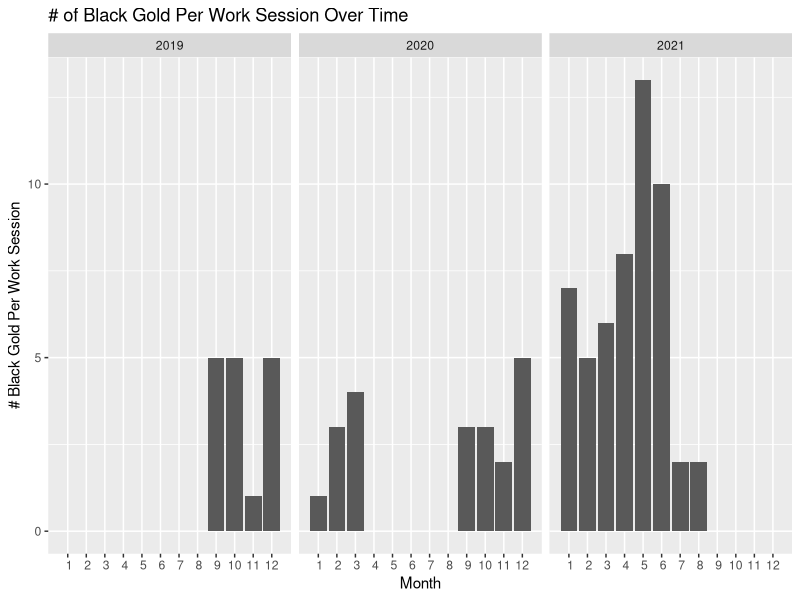

The R script that drew this image:
## ---- chunk 1
knitr::opts_chunk$set(echo = FALSE)
options(warn=-1, dplyr.summarise.inform = FALSE)
library(tidyverse)

df = read.csv("CCCG compost_August 9, 2021_07.25.csv") %>%
  remove_rownames()
## ---- chunk 2
df %>%
  select(StartDate:IPAddress) %>%
  head(5)
## ---- chunk 3
df = df[3:169,]
df$id = seq.int(nrow(df))

#First, fill in missing dates
simple = df %>%
  select(
    id,
    StartDate, 
    Duration..in.seconds.,
    ResponseId,
    Q31,
    Q1:Q24
  ) %>%
  rename(
    bins = Q1,
    "Bin 1 status" = Q2,
    "Bin 1 notes" = Q3,
    "Bin 2 status" = Q4,
    "Bin 2 notes" = Q5,
    "Bin 3 status" = Q6,
    "Bin 3 notes" = Q7,
    "Bin 4 status" = Q8,
    "Bin 4 notes" = Q9,
    "Bin 5 status" = Q10,
    "Bin 5 notes" = Q11,
    "Bin 6 status" = Q12,
    "Bin 6 notes" = Q13,
    "Bin 7 status" = Q14,
    "Bin 7 notes" = Q15,
    "Bin 8 status" = Q16,
    "Bin 8 notes" = Q17,
    "Bin 9 status" = Q18,
    "Bin 9 notes" = Q19,
    "Bin 10 status" = Q20,
    "Bin 10 notes" = Q21,
    "Bin 11 status" = Q22,
    "Bin 11 notes" = Q23
  )
# will mutate, assigning Q31 to created array of desired values

#create desired array here:
dates_array = simple$Q31
dates_array[1] = "08-29-2019"
dates_array[7] = "09-11-2019"
dates_array[20] = "10-22-2019"
dates_array[31] = "11-26-2019"
dates_array[91] = "12-09-2020"
dates_array[147] = "05-26-2021"

simple2 = simple %>%
  mutate(date = as.Date(dates_array, format="%m-%d-%Y")) %>%
  select(-c(StartDate, ResponseId, Q31)) %>%
  select(id, date, everything())

#make each observed bin an observation
simple3 = simple2 %>%
  mutate(bins = strsplit(bins, ",")) %>%
  unnest(bins)

status = vector(mode="character", nrow(simple3))
notes = vector(mode="character", nrow(simple3))

for (i in 1:nrow(simple3)) {
  status[i] = (simple3 %>% 
    select(
      paste("Bin",
            as.character(simple3$bins[i]),
            "status"
      )
    )
  )[[1]][i]
  notes[i] = (simple3 %>% 
    select(
      paste("Bin",
            as.character(simple3$bins[i]),
            "notes"
      )
    )
  )[[1]][i]
}

simple4 = simple3 %>%
  mutate(`status` = status,
         `notes` = notes) %>%
  select(-("Bin 1 status":"Bin 11 notes"))
## ---- chunk 4
simple3 = simple2 %>%
  mutate(bins = strsplit(bins, ",")) %>%
  unnest(bins)

status = vector(mode="character", nrow(simple3))
notes = vector(mode="character", nrow(simple3))

for (i in 1:nrow(simple3)) {
  status[i] = (simple3 %>% 
    select(
      paste("Bin",
            as.character(simple3$bins[i]),
            "status"
      )
    )
  )[[1]][i]
  notes[i] = (simple3 %>% 
    select(
      paste("Bin",
            as.character(simple3$bins[i]),
            "notes"
      )
    )
  )[[1]][i]
}

simple4 = simple3 %>%
  mutate(`status` = status,
         `notes` = notes) %>%
  select(-("Bin 1 status":"Bin 11 notes"))
## ---- chunk 5
dated_out = simple4 %>%
  separate(date, 
           sep="-",
           into = c(
             "year",
             "month", 
             "day"
           )) %>%
  mutate(year = as.integer(year),
         month = as.integer(month),
         day = as.integer(day))

bg_data = dated_out %>%
  group_by(year, month) %>%
  summarize(bg = sum(status=="Black Gold")) %>%
  ungroup()

ggplot(bg_data) +
  geom_bar(aes(x=month, y=bg), stat="identity") +
  scale_x_discrete(limits=1:12) +
  facet_wrap(~year) + 
  xlab("Month") + 
  ylab("# Black Gold Per Work Session") + 
  ggtitle("# of Black Gold Per Work Session Over Time")
